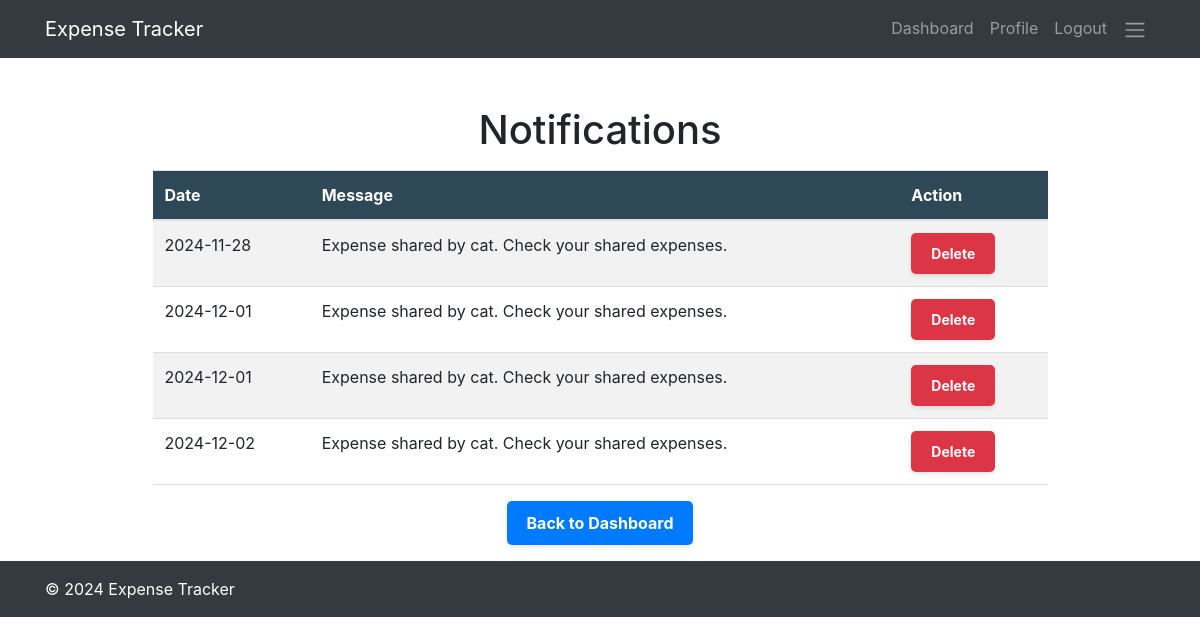
The app's page /notifications (signed in) with its own data.
### tables this page shows
CREATE TABLE notifications (
    id INTEGER PRIMARY KEY AUTOINCREMENT,
    user_id INTEGER NOT NULL,
    message TEXT NOT NULL,
    timestamp DATETIME DEFAULT CURRENT_TIMESTAMP,
    FOREIGN KEY (user_id) REFERENCES users(id)
);

### app.py (the view)
@app.route('/notifications')
def notifications():
    if 'user_id' not in session:
        return redirect(url_for('login'))  # Redirect to login if not logged in
    user_id = session['user_id']
    notifications = db.execute("SELECT * FROM notifications WHERE user_id = ?", user_id)
    return render_template('notifications.html', notifications=notifications)

### templates/notifications.html (shortened to what this page needs)
{% extends "layout.html" %}
{% block content %}
<div class="container mt-5">
    <div class="row justify-content-center">
        <div class="col-lg-10">
            <h1 class="text-center">Notifications</h1>
            {% if notifications %}
            <table class="table table-striped mt-3">
                <thead>
                    <tr>
                        <th>Date</th>
                        <th>Message</th>
                        <th>Action</th>
                    </tr>
                </thead>
                <tbody>
                    {% for notification in notifications %}
                    <tr>
                        <td>{{ notification.timestamp.split(' ')[0] }}</td>
                        <td>{{ notification.message }}</td>
                        <td>
                            <form action="{{ url_for('delete_notification', notification_id=notification.id) }}" method="post">
                                <button type="submit" class="btn btn-danger btn-sm">Delete</button>
                            </form>
                        </td>
                    </tr>
                    {% endfor %}
                </tbody>
            </table>
            {% else %}
            <p class="text-center mt-4">No notifications at the moment.</p>
            {% endif %}
            <p class="text-center mt-3"><a href="{{ url_for('dashboard') }}" class="btn btn-primary">Back to Dashboard</a></p>
        </div>
    </div>
</div>
{% endblock %}

### templates/layout.html (shortened to what this page needs)
<!DOCTYPE html>
<html lang="en">
<head>
    <link href="https://stackpath.bootstrapcdn.com/bootstrap/4.5.2/css/bootstrap.min.css" rel="stylesheet">
    <link rel="stylesheet" href="{{ url_for('static', filename='styles.css') }}">
    <link rel="stylesheet" href="{{ url_for('static', filename='dark-mode.css') }}" id="dark-mode-css" disabled>
</head>
<body>
    <header>
        <nav class="navbar navbar-expand-lg navbar-dark bg-dark">
            <div class="container">
                <a href="{{ url_for('dashboard') }}" class="navbar-brand">Expense Tracker</a>
                <div class="collapse navbar-collapse" id="navbarNav">
                    <ul class="navbar-nav ml-auto">
                        {% if session.get('user_id') %}
                            <li class="nav-item">
                                <a href="{{ url_for('dashboard') }}" class="nav-link">Dashboard</a>
                            </li>
                            <li class="nav-item">
                                <a href="{{ url_for('profile') }}" class="nav-link">Profile</a>
                            </li>
                            <li class="nav-item">
                                <a href="{{ url_for('logout') }}" class="nav-link">Logout</a>
                            </li>
                            <li class="nav-item">
                                <a href="{{ url_for('settings') }}" class="nav-link"><span class="navbar-toggler-icon"></span></a>
                            </li>
                        {% endif %}
                    </ul>
                </div>
            </div>
        </nav>
    </header>
    <main class="container mt-3">
        {% block content %}{% endblock %}
    </main>
    <footer class="footer mt-auto py-3 bg-dark text-white">
        <div class="container">
            <span>&copy; 2024 Expense Tracker</span>
        </div>
    </footer>
</body>
</html>

### static/styles.css (style rules this page uses)
.btn { padding: 10px 20px; border-radius: 5px; color: white; text-decoration: none; font-weight: bold; border: none; transition: background-color 0.3s, transform 0.2s; display: inline-block; text-align: center; box-shadow: 0 2px 5px rgba(0, 0, 0, 0.1); }
th { background-color: #2F4858; color: white; }
th, td { border-bottom: 1px solid #ddd; }

### records on screen
notifications: timestamp "2024-11-28", message "Expense shared by cat. Check your shared expenses."
notifications: timestamp "2024-12-01", message "Expense shared by cat. Check your shared expenses."
notifications: timestamp "2024-12-01", message "Expense shared by cat. Check your shared expenses."
notifications: timestamp "2024-12-02", message "Expense shared by cat. Check your shared expenses."
